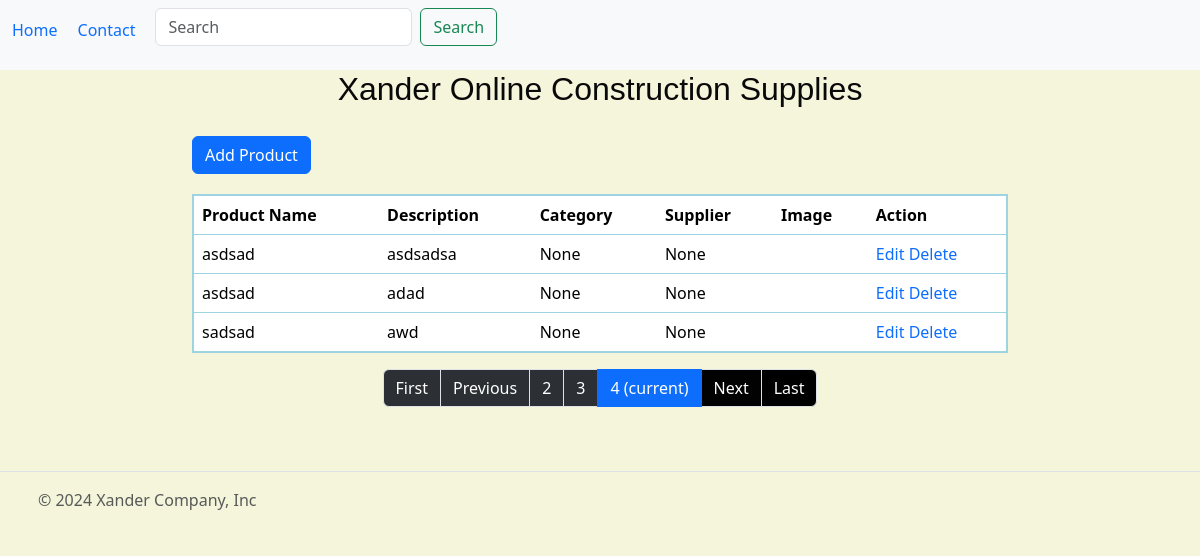
/?page=4, run on the app's committed database.
### orders/models.py (models this page shows, shortened)
class BaseModel(models.Model):
    created_at = models.DateTimeField(auto_now_add=True)
    updated_at = models.DateTimeField(auto_now=True)
    class Meta:
        abstract = True

class Product(BaseModel):
    name = models.CharField(max_length=200)
    description = models.TextField()
    category = models.ForeignKey(Category, on_delete=models.CASCADE, null=True, blank=True)
    supplier = models.ForeignKey(Supplier, on_delete=models.CASCADE, null=True, blank=True)
    image = models.ImageField(upload_to='product_images/', null=True, blank=True)

### orders/views.py (the view)
# urls.py: path('', ProductListView.as_view(), name='product_list'),
class ProductListView(ListView):
    template_name = 'product_list.html'
    paginate_by = 5
    model = Product
    context_object_name = 'products'

### orders/templates/product_list.html (shortened to what this page needs)
{% extends 'base.html'%}
{% block body %}
{% include 'includes/header.html' %}
<h2>Xander Online Construction Supplies</h2>
<section class="container" style="width:70%;margin:auto;">
    <a class='btn btn-primary' style='margin:20px 0;' href="{% url 'create-list' %}"> Add Product</a>
    <table class="table table-hover">
        <thead>
            <tr>
                <th class="font-weight-bold"> Product Name</th>
                <th class="font-weight-bold"> Description</th>
                <th class="font-weight-bold"> Category</th>
                <th class="font-weight-bold"> Supplier </th>
                <th class="font-weight-bold"> Image </th>
                <th class="font-weight-bold" colspan=""> Action </th>
            </tr>
        </thead>
        <tbody>
            {% for product in products %}
            <tr>
                <th class="font-weight-normal">
                    {{ product.name}}
                </th>
                <th class="font-weight-normal">
                    {{product.description}}
                </th>
                <th class="font-weight-normal">
                    {{product.category}}
                </th>
                <th class="font-weight-normal">
                    {{product.supplier}}
                </th>
                <th class="font-weight-normal">
                </th>
                <th>
                    <a style='text-decoration: none;'href="{% url 'edit-product' product.pk %}"> Edit</a>
                    <a style='text-decoration: none;'href="{% url 'delete-product' product.pk %}">Delete</a>
                </th>
            </tr>
            {% endfor%}
        </tbody>
    </table>
</section>
<div class="container text-center" style="text-align:center; justify-content: center; display:flex;">
    {% include 'includes/pagination.html' %}
</div>
{% include 'includes/footer.html' %}
{%endblock%}

### orders/templates/base.html (style rules this page uses)
body { background-color: beige; }
h2 { text-align: center; font-family: Verdana, Geneva, Tahoma, sans-serif; color: rgb(10, 9, 9); }
table { border: 2px solid rgb(157, 211, 227) !important; }
tbody tr th { font-family: 'Segoe UI', Tahoma, Geneva, Verdana, sans-serif !important; font-weight: 500 !important; }

### data on the page
Product: name "asdsad", description "asdsadsa", category "None", supplier "None"
Product: name "asdsad", description "adad", category "None", supplier "None"
Product: name "sadsad", description "awd", category "None", supplier "None"

### other printed values
{{ page_num }} "2" "3"
{{ page_num }} "4"
